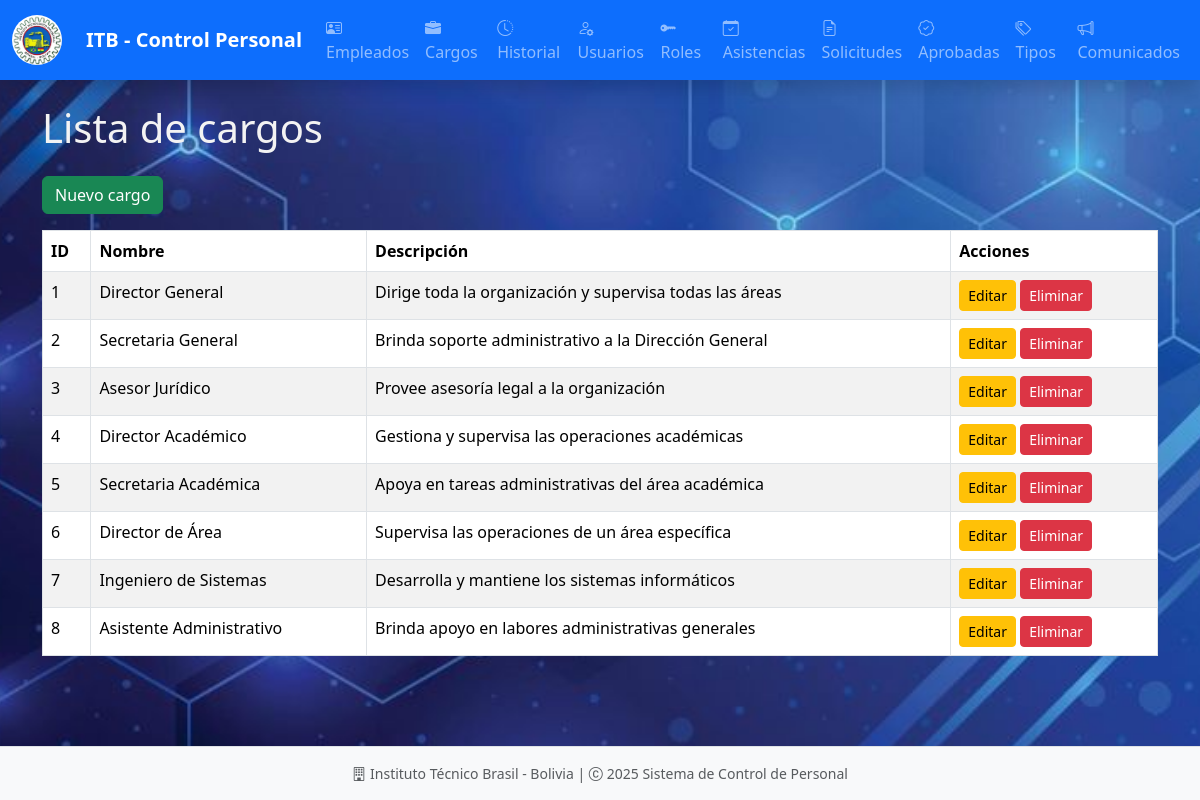
Page /cargos/ on the committed database.
### models/cargo_model.py (models this page shows, shortened)
class Cargo(db.Model):
    __tablename__ = "cargos"
    id = db.Column(db.Integer, primary_key=True)
    cargo = db.Column(db.String(80), nullable=False)
    descripcion = db.Column(db.Text)
    empleados = db.relationship('Empleado', back_populates='cargo')
    @staticmethod
    def get_all():
        return Cargo.query.all()

### controllers/cargo_controller.py (the view)
@cargo_bp.route('/')
def index():
    cargos = Cargo.get_all()
    return cargo_view.list(cargos)

### run.py (called while the page is built)
@app.context_processor
def inject_active_path():
    def is_active(path):
        return 'active' if request.path == path else ''
    return(dict(is_active = is_active))

### views/cargo_view.py (called while the page is built)
def list(cargos):
    return render_template("admin/cargos/index.html", cargos=cargos)

### templates/admin/cargos/index.html (shortened to what this page needs)
{% extends 'admin/base.html' %}
{% block content %}
<h1 class="mb-4">Lista de cargos</h1>
<a href="{{ url_for('cargo.create') }}" class="btn btn-success mb-3">Nuevo cargo</a>
<table class="table table-striped table-bordered table-hover">
    <thead class="thead-dark">
        <tr>
            <th>ID</th>
            <th>Nombre</th>
            <th>Descripción</th>
            <th>Acciones</th>
        </tr>
    </thead>
    <tbody>
        {% for item in cargos %}
        <tr>
            <td>{{ item.id }}</td>
            <td>{{ item.cargo }}</td>
            <td>{{ item.descripcion }}</td>
            <td>
                <a href="{{ url_for('cargo.edit', id=item.id) }}" class="btn btn-warning btn-sm">Editar</a>
                <a href="{{ url_for('cargo.delete', id=item.id) }}" class="btn btn-danger btn-sm ml-2">Eliminar</a>
            </td>
        </tr>
        {% endfor %}
    </tbody>
</table>
{% endblock %}

### static/style/style_admin.css (style rules this page uses)
:root { --primary-color: #0d6efd; --secondary-color: #6c757d; --success-color: #198754; --info-color: #0dcaf0; --warning-color: #ffc107; --danger-color: #dc3545; --light-color: #f8f9fa; --dark-color: #212529; }
body { font-family: 'Segoe UI', Tahoma, Geneva, Verdana, sans-serif; background-image: url('../images/background.jpg'); background-size: cover; background-repeat: no-repeat; background-attachment: fixed; background-position: center; color: #f3f3f3; }

### rows in the picture
Cargo: id "1", cargo "Director General", descripcion "Dirige toda la organización y supervisa todas las áreas"
Cargo: id "2", cargo "Secretaria General", descripcion "Brinda soporte administrativo a la Dirección General"
Cargo: id "3", cargo "Asesor Jurídico", descripcion "Provee asesoría legal a la organización"
Cargo: id "4", cargo "Director Académico", descripcion "Gestiona y supervisa las operaciones académicas"
Cargo: id "5", cargo "Secretaria Académica", descripcion "Apoya en tareas administrativas del área académica"
Cargo: id "6", cargo "Director de Área", descripcion "Supervisa las operaciones de un área específica"
Cargo: id "7", cargo "Ingeniero de Sistemas", descripcion "Desarrolla y mantiene los sistemas informáticos"
Cargo: id "8", cargo "Asistente Administrativo", descripcion "Brinda apoyo en labores administrativas generales"
